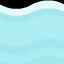

The image is a tile-based game level rendered from a .tmx file. Its description and complete source (layers, tilesets, objects, tile grids) follow:
An orthogonal 1x1 tile map with 64x64 px tiles, 1 tile layer (Tile Layer 1).

<map version="1.5" tiledversion="1.6.0" orientation="orthogonal" renderorder="right-down" width="1" height="1" tilewidth="64" tileheight="64" infinite="0" nextlayerid="2" nextobjectid="1">
 <tileset firstgid="1" name="platformPack_tilesheet" tilewidth="64" tileheight="64" tilecount="98" columns="14">
  <image source="../tilesets/platformPack_tilesheet.png" width="896" height="448" />
 </tileset>
 <layer id="1" name="Tile Layer 1" width="1" height="1">
  <data encoding="csv">
5
</data>
 </layer>
</map>
